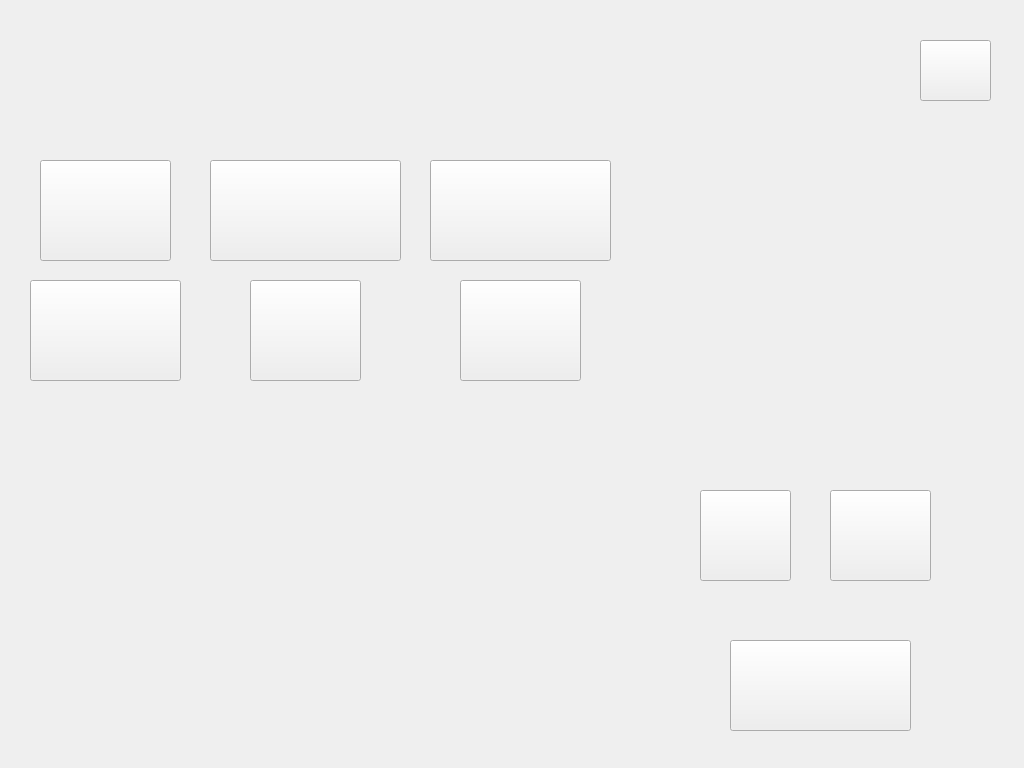
<?xml version="1.0" encoding="UTF-8"?>
<ui version="4.0">
 <class>FitnessTestScreen</class>
 <widget class="QWidget" name="FitnessTestScreen">
  <property name="geometry">
   <rect>
    <x>0</x>
    <y>0</y>
    <width>1024</width>
    <height>768</height>
   </rect>
  </property>
  <property name="windowTitle">
   <string>Form</string>
  </property>
  <property name="styleSheet">
   <string notr="true">QWidget[objectName|=&quot;invisibleButton&quot;]{border: none; }</string>
  </property>
  <widget class="QLabel" name="backgroundLabel">
   <property name="geometry">
    <rect>
     <x>0</x>
     <y>0</y>
     <width>1024</width>
     <height>768</height>
    </rect>
   </property>
   <property name="text">
    <string/>
   </property>
   <property name="pixmap">
    <pixmap resource="images.qrc">:/images/images/Fitness-Test---06---(Fitness---Standard).png</pixmap>
   </property>
  </widget>
  <widget class="QPushButton" name="invisibleButton_5">
   <property name="geometry">
    <rect>
     <x>920</x>
     <y>40</y>
     <width>71</width>
     <height>61</height>
    </rect>
   </property>
   <property name="text">
    <string/>
   </property>
  </widget>
  <widget class="QPushButton" name="invisibleButton_6">
   <property name="geometry">
    <rect>
     <x>730</x>
     <y>640</y>
     <width>181</width>
     <height>91</height>
    </rect>
   </property>
   <property name="text">
    <string/>
   </property>
  </widget>
  <widget class="QPushButton" name="invisibleButton_fitness">
   <property name="geometry">
    <rect>
     <x>40</x>
     <y>160</y>
     <width>131</width>
     <height>101</height>
    </rect>
   </property>
   <property name="text">
    <string/>
   </property>
  </widget>
  <widget class="QPushButton" name="invisibleButton_2">
   <property name="geometry">
    <rect>
     <x>250</x>
     <y>280</y>
     <width>111</width>
     <height>101</height>
    </rect>
   </property>
   <property name="text">
    <string/>
   </property>
  </widget>
  <widget class="QPushButton" name="invisibleButton_3">
   <property name="geometry">
    <rect>
     <x>460</x>
     <y>280</y>
     <width>121</width>
     <height>101</height>
    </rect>
   </property>
   <property name="text">
    <string/>
   </property>
  </widget>
  <widget class="QPushButton" name="invisibleButton_4">
   <property name="geometry">
    <rect>
     <x>430</x>
     <y>160</y>
     <width>181</width>
     <height>101</height>
    </rect>
   </property>
   <property name="text">
    <string/>
   </property>
  </widget>
  <widget class="QPushButton" name="invisibleButton_7">
   <property name="geometry">
    <rect>
     <x>30</x>
     <y>280</y>
     <width>151</width>
     <height>101</height>
    </rect>
   </property>
   <property name="text">
    <string/>
   </property>
  </widget>
  <widget class="QPushButton" name="invisibleButton_8">
   <property name="geometry">
    <rect>
     <x>210</x>
     <y>160</y>
     <width>191</width>
     <height>101</height>
    </rect>
   </property>
   <property name="text">
    <string/>
   </property>
  </widget>
  <widget class="QLabel" name="maleSelectedLabel">
   <property name="geometry">
    <rect>
     <x>717</x>
     <y>523</y>
     <width>61</width>
     <height>61</height>
    </rect>
   </property>
   <property name="text">
    <string/>
   </property>
   <property name="pixmap">
    <pixmap resource="images.qrc">:/images/images/RadioButton_Selected.png</pixmap>
   </property>
  </widget>
  <widget class="QLabel" name="femaleSelectedLabel">
   <property name="geometry">
    <rect>
     <x>849</x>
     <y>523</y>
     <width>61</width>
     <height>61</height>
    </rect>
   </property>
   <property name="text">
    <string/>
   </property>
   <property name="pixmap">
    <pixmap resource="images.qrc">:/images/images/RadioButton_Selected.png</pixmap>
   </property>
  </widget>
  <widget class="QPushButton" name="invisibleButton_femaleRadio">
   <property name="geometry">
    <rect>
     <x>830</x>
     <y>490</y>
     <width>101</width>
     <height>91</height>
    </rect>
   </property>
   <property name="text">
    <string/>
   </property>
  </widget>
  <widget class="QPushButton" name="invisibleButton_maleRadio">
   <property name="geometry">
    <rect>
     <x>700</x>
     <y>490</y>
     <width>91</width>
     <height>91</height>
    </rect>
   </property>
   <property name="text">
    <string/>
   </property>
  </widget>
 </widget>
 <resources>
  <include location="images.qrc"/>
 </resources>
 <connections/>
</ui>
